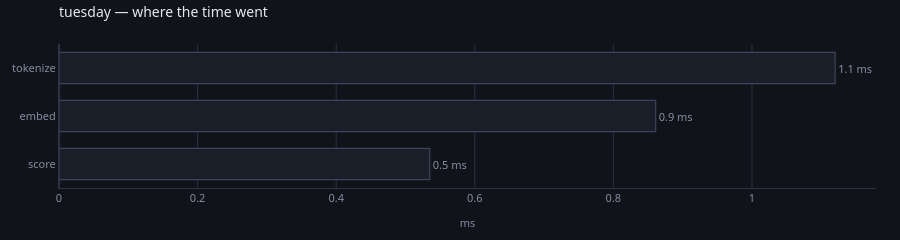

Source (notebook cell):
### Code cell
spent(store, run="tuesday")

### Figure 1 — Plotly figure (JSON) as saved in the notebook; plotly's stock layout.template omitted (floating-point values rounded to 4 significant figures)
{"data": [{"cliponaxis": false, "customdata": [[40, 0, 0.01337, "here"], [40, 0, 0.02152, "here"], [40, 0, 0.028, "here"]], "hovertemplate": "<b>%{y}</b><br>%{x:.1f} ms in total<br>%{customdata[0]} runs, %{customdata[1]} read back<br>%{customdata[2]:.2f} ms each<br>%{customdata[3]}<extra></extra>", "marker": {"color": ["#1a1e28", "#1a1e28", "#1a1e28"], "line": {"color": ["#3d4459", "#3d4459", "#3d4459"], "width": 1.2}}, "orientation": "h", "text": ["0.5 ms", "0.9 ms", "1.1 ms"], "textfont": {"color": "#868ea3", "size": 11}, "textposition": "outside", "type": "bar", "x": [0.535, 0.861, 1.12], "y": ["score", "embed", "tokenize"]}], "layout": {"bargap": 0.35, "font": {"color": "#e7e9ef", "family": "system-ui, -apple-system, Segoe UI, Roboto, sans-serif", "size": 12}, "height": 212, "hoverlabel": {"align": "left", "bgcolor": "#1a1e28", "bordercolor": "#2c3242", "font": {"color": "#e7e9ef", "family": "system-ui, -apple-system, Segoe UI, Roboto, sans-serif"}}, "legend": {"bgcolor": "rgba(0,0,0,0)", "font": {"color": "#868ea3"}, "orientation": "h", "x": 1, "xanchor": "right", "y": 1.02, "yanchor": "bottom"}, "margin": {"b": 44, "l": 56, "r": 24, "t": 44}, "paper_bgcolor": "#101319", "plot_bgcolor": "#101319", "showlegend": false, "title": {"font": {"size": 14}, "text": "tuesday — where the time went", "x": 0, "xanchor": "left", "xref": "paper", "y": 0.97, "yanchor": "top"}, "xaxis": {"gridcolor": "#2c3242", "linecolor": "#2c3242", "tickfont": {"color": "#868ea3", "size": 11}, "title": {"font": {"color": "#868ea3", "size": 11}, "text": "ms"}, "zerolinecolor": "#2c3242"}, "yaxis": {"automargin": true, "gridcolor": "#2c3242", "linecolor": "#2c3242", "showgrid": false, "tickfont": {"color": "#868ea3", "size": 11}, "title": {"font": {"color": "#868ea3", "size": 11}}, "zerolinecolor": "#2c3242"}}}
